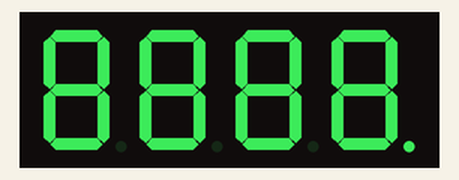
The sketch below on a simulated Arduino Uno, built with avr-gcc and run on an emulated ATmega328P. Shown: 4-digit seven-segment display.

Above: at 0.15 s.
At 1.05 s:
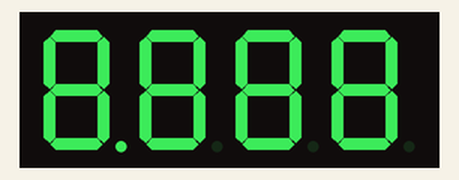

Measured:
- by itself, everything shown: repeats every 1.2 s, in 4 steps

The sketch:

testWholeDisplay_apr19.ino
```cpp
/*
testWholeDisplay.ino
-test each segment in the display
-a simple example using Dean Reading's SevSeg library to light up all 4 digits plus the 4 decimal points on a 4 digit display
-the purpose of this example is to ensure you have the wires all hooked up right for every segment and digit, and to troubleshoot the display and wiring
 to ensure *every* segment and period lights up

By Gabriel Staples
Website: http://www.ElectricRCAircraftGuy.com
My contact info is available by clicking the "Contact Me" tab at the top of my website.
Written: 1 Oct. 2015
Last Updated: 1 Oct. 2015
*/

/*
LICENSING:
-this *example file* only is modified from Dean Reading's original example, and is in the public domain.

Dean Reading's SevSeg library is as follows:
Copyright 2014 Dean Reading

Licensed under the Apache License, Version 2.0 (the "License");
you may not use this file except in compliance with the License.
You may obtain a copy of the License at
http://www.apache.org/licenses/LICENSE-2.0

Unless required by applicable law or agreed to in writing, software
distributed under the License is distributed on an "AS IS" BASIS,
WITHOUT WARRANTIES OR CONDITIONS OF ANY KIND, either express or implied.
See the License for the specific language governing permissions and
limitations under the License.
*/

#include <SevSeg.h>

SevSeg sevseg; //Instantiate a seven segment controller object

void setup()
{
  byte numDigits = 4;
  byte digitPins[] = {3, 7, 2, 6};
  byte segmentPins[] = {12, 10, 9, 8, 13, 11, 5, 4};


  sevseg.begin(COMMON_CATHODE, numDigits, digitPins, segmentPins);
  sevseg.setBrightness(90); //Note: 100 brightness simply corresponds to a delay of 2000us after lighting each segment. A brightness of 0
                            //is a delay of 1us; it doesn't really affect brightness as much as it affects update rate (frequency).
                            //Therefore, for a 4-digit 7-segment + pd, COMMON_ANODE display, the max update rate for a "brightness" of 100 is 1/(2000us*8) = 62.5Hz.
                            //I am choosing a "brightness" of 10 because it increases the max update rate to approx. 1/(200us*8) = 625Hz.
                            //This is preferable, as it decreases aliasing when recording the display with a video camera....I think.
}

void loop()
{
  //local vars
  static byte decPlace = 0;

  sevseg.setNumber(8888,decPlace);
  decPlace++;
  decPlace %= 4; //rollover back to 0 once variable gets to 4; To anyone wondering: the % is called the "modulo" operator; see here for explanation & example: https://www.arduino.cc/en/Reference/Modulo

  sevseg.refreshDisplay(); // Must run repeatedly; don't use blocking code (ex: delay()) in the loop() function or this won't work right
}
```
